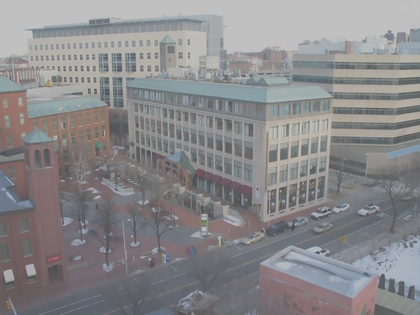
%> input picture Eric/contrast/lowcontrast.jpg, 420 x 315 px, shrunk from 2272 x 1704 before the run
$ octave contrastExample.m   (GNU Octave 9; MATLAB toolbox functions it lacks are replaced by stand-ins)
%> lines starting %> are read from the running program, lines starting %| are printed output that depends on the picture
### Meeting Programs/adjustContrast.m
function Icontrast = adjustContrast(I)

[height, width] = size(I);
%> height = 315; width = 420
hist = zeros(1, 256);

for row=1:height
   for col=1:width
      hist(1, I(row, col)+1) =  hist(1, I(row, col)+1) +1;
   end
end
%> after the loop, hist = 256 values, max 11933 at index 193, min 0 at index 1, mean 516.8
histN = (1/ sum(hist)) * hist;
%> histN = 256 values, max 0.0902 at index 193, min 0 at index 1, mean 0.00391
Icontrast = zeros(height, width);

for row=1:height
   for col=1: width
      Icontrast(row, col) =  histN(1, I(row,col)) *255;
   end
end
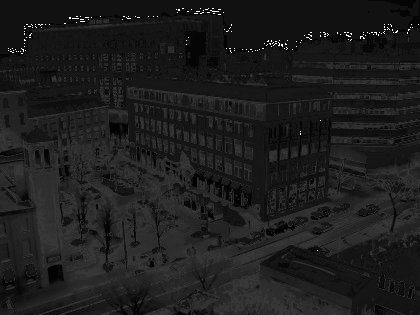
%> Icontrast: size 315x420 double; min 0, max 23, mean 2.7; drawn with min black and max white

### Meeting Programs/contrastExample.m
I = rgb2gray(imread('lowcontrast.jpg'));
figure(1), imshow(I)
I = double(I);
Icontrast = adjustContrast(I);
figure(2), imshow(mat2gray(I))
%> after `imshow(mat2gray(I))`:
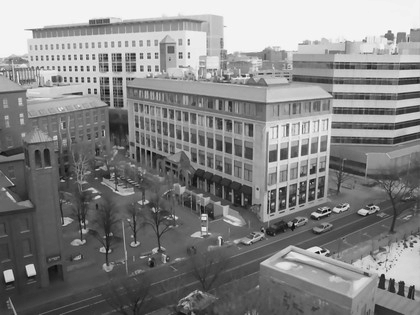
%> displayed picture: size 315x420, on the screen's scale of 0 to 255; min 0, max 255, mean 133.2
